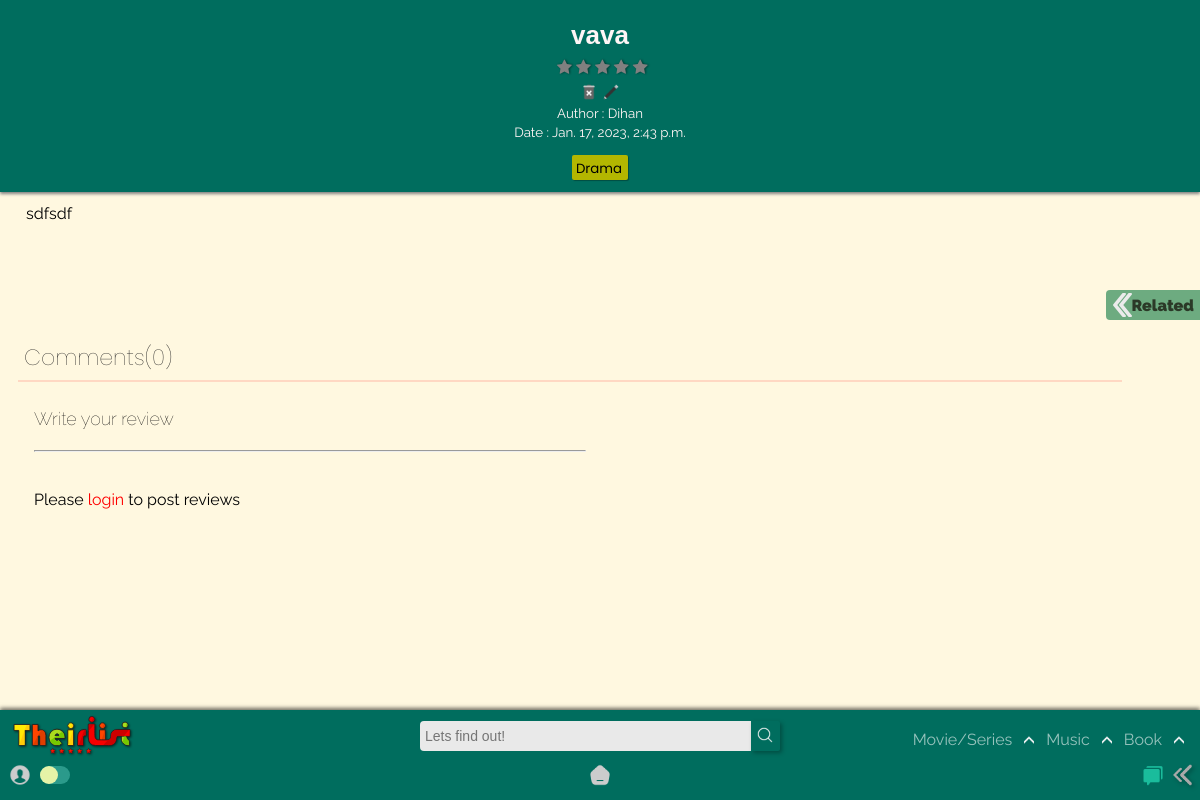
The page /home/list/vava2023-01-17-1443280000/ on the database its author committed.
### app/models.py (models this page shows, shortened)
class List(models.Model):
    title = models.CharField(max_length=120)
    genre = models.ManyToManyField('Genre',blank=True)
    creator = models.ForeignKey(User,on_delete=models.SET_NULL,blank=True, null=True)
    posted = models.DateTimeField(default=now)
    content = RichTextField(null=True,default=' ')
    type = models.CharField(max_length=10,default="Movie")
    spoiler_choices = [(False, 'No'),(True, 'Yes')]
    spoiler = models.BooleanField(default=False,null=True, choices = spoiler_choices)
    slug = models.SlugField(max_length= 300,null=True, blank = True, unique=True)
    def average_rating(self) -> float:
        return Starr.objects.filter(list=self).aggregate(Avg("rate"))["rate__avg"] or 0

class Genre(models.Model):
    name = models.CharField(max_length=150)
    def __str__(self):
        return self.name

### app/views.py (the view)
# urls.py: path('list/<slug:slug>/', TheirDetailView.as_view(),name='list_detail'),
class TheirDetailView(DetailView):
    model = List
    def get_context_data(self, **kwargs):
        context = super().get_context_data(**kwargs)
        modell = Review.objects.all()
        starr = Starr.objects.all()
        context["starr"] = starr
        context["modam"] = modell
        return context

### templates/app/list_detail.html (shortened to what this page needs)
{% extends "index.html" %}
{% load static %}
{% block content %}
<section class="list_detail" id="list-det-id">
    <div class="detail_header" id="detailheader">
    <h3>{{list.title}}</h3>
        <div class="average-rating">
        <span class="stars-post-comments">
            <span class="fa fa-star {% if list.average_rating > 0 %} checked {% endif %}"></span>
            <span class="fa fa-star {% if list.average_rating > 1 %} checked {% endif %}"></span>
            <span class="fa fa-star {% if list.average_rating > 2 %} checked {% endif %}"></span>
            <span class="fa fa-star {% if list.average_rating > 3 %} checked {% endif %}" ></span>
            <span class="fa fa-star {% if list.average_rating > 4 %} checked {% endif %}"></span>
        </span>
        </div>
        <br>
    <div class="detail-up-del">
        {% if user.id == list.creator.id %}
        <a href="{% url 'app:delete_movie' list.slug %}"><img src ="{% static 'app/images/delete.png' %}"></a>
        <a href="{% url 'app:update_list' list.slug %}"><img src ="{% static 'app/images/edit.png' %}"></a>
        {% else %}
        <img src ="{% static 'app/images/delete-dis.png' %}">
        <img src ="{% static 'app/images/edit-dis.png' %}">
        {% endif %}
    </div>
    <small>Author : {{list.creator.username}}</small><br>
    <small>Date : {{list.posted}}</small><br>
    <div class="genre_wrap">
        {% for tag in list.genre.all %}
        <div class="Genre">
            <a href="{% url 'app:film' query=tag %}">
                <small>{{ tag }}</small>
            </a>
        </div>
        {% empty %}
        No tags!
    {% endfor %}
    </div>
    </div>
    <div class="blog_post_body">
        {{list.content|safe}}
    </div>
    <div class="commentss" id="comments-id">
            {% include "app/list_comment.html" %}
        </div>
        <div class = "postcommentscarrier">
            <div><h1>Write your review</h1></div>
            {% if user.is_authenticated %}
                <br>
                {% include 'app/create_comment.html' %}
                <br>
                {% include 'app/create_starr.html' %}
            {% else %}
            <div class="comment-kor-cont">
                <br>
                <hr>
                <br><br>
                <div class="login-to-comment">Please <a style="color : red;" href="{% url 'login' %}">login</a> to post reviews</div>
            </div>
            {% endif %}
        </div>
    <div class="gap">
    </div>
</section>
<div class="slider-cont">
<div class="slide-arrow" id="related-arrow-btn">
    <img class= "second" src="{% static 'app/images/open-related.png' %}">
    <h4>Related</h4>
</div>
</div>
{% endblock content %}

### static/app/css/desk.css (style rules this page uses)
:root { --rd: #D10000; --white: rgb(233, 233, 233); --rd2: #9DAAF2; --dark: #1d1d1d; --teal: rgb(0, 109, 94); }
* { -webkit-tap-highlight-color: transparent; margin: 0; padding: 0; box-sizing: border-box; }
body { -webkit-tap-highlight-color: transparent; background-color: #fff5d1ab; text-decoration: none; height: 100vh; display: flex; flex-direction: column; font-family: 'Raleway', sans-serif; }
.list_detail { padding-top: 0px!important; position: absolute; width: 100%; bottom: 0; top: 0; }
.detail-up-del img { height: 18px!important; }
.detail_header { display: flex; flex-direction: column; align-items: center; padding-bottom: 12px; background-color: rgb(0, 109, 94); box-shadow: 0px 2px 3px grey; color: rgb(255, 246, 246); }
.list_detail { display: flex; flex-direction: column; animation: 250ms ease-in-out 0s 1 slideIn; padding-top: 80px; color: black; position: absolute; width: 100%; bottom: 0; top: 0; }
.detail-up-del { padding: 0px 0px; margin-top: 6px; margin-bottom: 8px; }
.detail-up-del img { height: 14px; }
.list_detail h3 { font-family: aktiv-grotesk-condensed-xbold,Arial,sans-serif; font-size: 26px; padding: 0px 28px; padding-top: 20px; font-weight: bold; }
.average-rating { margin-left: -86px; padding: 0px 28px; margin-top: 7px; background-color: #004055; }
.list_detail small { padding: 0px 0px; margin: -8px 0; }
.genre_wrap { margin-left: 0px; }
.Genre small { padding: 0 0; margin-right: 2px; }
.blog_post_body { padding-top: 12px; padding-bottom: 100px; padding-left: 26px; padding-right: 26px; }
.commentss { font-family: 'Poppins'; display: flex; flex-direction: column; width: 100%; max-width: 100%; height: auto; color: rgb(26, 26, 26); font-weight: lighter; }
.postcommentscarrier { padding-bottom: 140px; display: flex; flex-direction: column; flex-wrap: wrap; position: relative; height: max-content; margin: 10px; width: 48%; padding-left: 2vw; }
.stars-post-comments { position: absolute; cursor: pointer; }
.gap { width: 100%; height: 200px; }
.postcommentscarrier h1 { margin-bottom: 2px; font-weight: lighter; font-size: 18px; }
.stars-post-comments .fa { cursor: pointer; }
.fa { color: grey; filter: drop-shadow(1px 0px 1px rgba(0, 0, 0, 0.493)); }

### static/app/css/content_css.css (style rules this page uses)
section { position: relative; z-index: 0; }
.Genre { margin: 0px 0px; margin-top: 4px; padding: 0px 4px; border-radius: 2px; background-color: rgb(179, 182, 0); color: rgb(0, 0, 0); width: max-content; cursor: pointer; display: inline-block; box-shadow: 1px 1px 1px #0000004b; font-family: 'Poppins', sans-serif; transition: all 350ms ease-in-out; }

### rows shown on the page
List: title "vava", creator.username "Dihan", posted "Jan. 17, 2023, 2:43 p.m.", content "sdfsdf"
Genre: name "Drama"

### other values the page prints
{{ total }} "0"
